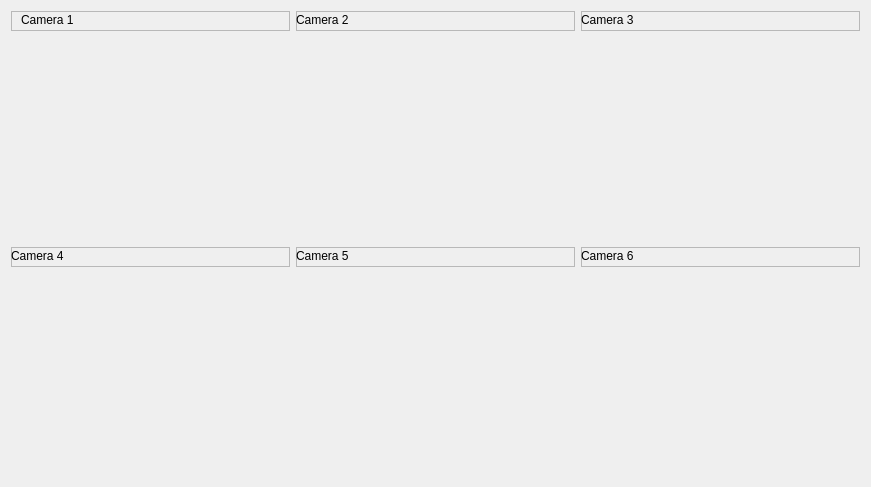
<?xml version="1.0" encoding="UTF-8"?>
<ui version="4.0">
 <class>sixCameraOption</class>
 <widget class="QWidget" name="sixCameraOption">
  <property name="geometry">
   <rect>
    <x>0</x>
    <y>0</y>
    <width>871</width>
    <height>487</height>
   </rect>
  </property>
  <property name="windowTitle">
   <string>Form</string>
  </property>
  <layout class="QGridLayout" name="gridLayout_3">
   <item row="0" column="0">
    <layout class="QGridLayout" name="gridLayout">
     <item row="0" column="0">
      <widget class="QFrame" name="frame">
       <property name="sizePolicy">
        <sizepolicy hsizetype="Preferred" vsizetype="Minimum">
         <horstretch>0</horstretch>
         <verstretch>0</verstretch>
        </sizepolicy>
       </property>
       <property name="maximumSize">
        <size>
         <width>16777215</width>
         <height>20</height>
        </size>
       </property>
       <property name="frameShape">
        <enum>QFrame::StyledPanel</enum>
       </property>
       <property name="frameShadow">
        <enum>QFrame::Raised</enum>
       </property>
       <widget class="QLabel" name="label">
        <property name="geometry">
         <rect>
          <x>10</x>
          <y>0</y>
          <width>67</width>
          <height>17</height>
         </rect>
        </property>
        <property name="text">
         <string>Camera 1</string>
        </property>
       </widget>
      </widget>
     </item>
     <item row="0" column="1">
      <widget class="QFrame" name="frame_5">
       <property name="sizePolicy">
        <sizepolicy hsizetype="Preferred" vsizetype="Minimum">
         <horstretch>0</horstretch>
         <verstretch>0</verstretch>
        </sizepolicy>
       </property>
       <property name="maximumSize">
        <size>
         <width>16777215</width>
         <height>20</height>
        </size>
       </property>
       <property name="frameShape">
        <enum>QFrame::StyledPanel</enum>
       </property>
       <property name="frameShadow">
        <enum>QFrame::Raised</enum>
       </property>
       <widget class="QLabel" name="label_2">
        <property name="geometry">
         <rect>
          <x>0</x>
          <y>0</y>
          <width>67</width>
          <height>17</height>
         </rect>
        </property>
        <property name="text">
         <string>Camera 2</string>
        </property>
       </widget>
      </widget>
     </item>
     <item row="0" column="2">
      <widget class="QFrame" name="frame_6">
       <property name="sizePolicy">
        <sizepolicy hsizetype="Preferred" vsizetype="Minimum">
         <horstretch>0</horstretch>
         <verstretch>0</verstretch>
        </sizepolicy>
       </property>
       <property name="maximumSize">
        <size>
         <width>16777215</width>
         <height>20</height>
        </size>
       </property>
       <property name="frameShape">
        <enum>QFrame::StyledPanel</enum>
       </property>
       <property name="frameShadow">
        <enum>QFrame::Raised</enum>
       </property>
       <widget class="QLabel" name="label_3">
        <property name="geometry">
         <rect>
          <x>0</x>
          <y>0</y>
          <width>67</width>
          <height>17</height>
         </rect>
        </property>
        <property name="text">
         <string>Camera 3</string>
        </property>
       </widget>
      </widget>
     </item>
     <item row="1" column="0">
      <widget class="QWidget" name="widget" native="true">
       <property name="styleSheet">
        <string notr="true">border-image: url(:/images/images/iarc_floor.png);</string>
       </property>
      </widget>
     </item>
     <item row="1" column="1">
      <widget class="QWidget" name="widget_2" native="true">
       <property name="styleSheet">
        <string notr="true">border-image: url(:/images/images/iarc_floor.png);</string>
       </property>
      </widget>
     </item>
     <item row="1" column="2">
      <widget class="QWidget" name="widget_3" native="true">
       <property name="styleSheet">
        <string notr="true">border-image: url(:/images/images/iarc_floor.png);
border-image: url(:/images/images/iarc_floor.png);</string>
       </property>
      </widget>
     </item>
    </layout>
   </item>
   <item row="1" column="0">
    <layout class="QGridLayout" name="gridLayout_2">
     <item row="0" column="0">
      <widget class="QFrame" name="frame_4">
       <property name="sizePolicy">
        <sizepolicy hsizetype="Preferred" vsizetype="Minimum">
         <horstretch>0</horstretch>
         <verstretch>0</verstretch>
        </sizepolicy>
       </property>
       <property name="maximumSize">
        <size>
         <width>16777215</width>
         <height>20</height>
        </size>
       </property>
       <property name="frameShape">
        <enum>QFrame::StyledPanel</enum>
       </property>
       <property name="frameShadow">
        <enum>QFrame::Raised</enum>
       </property>
       <widget class="QLabel" name="label_4">
        <property name="geometry">
         <rect>
          <x>0</x>
          <y>0</y>
          <width>67</width>
          <height>17</height>
         </rect>
        </property>
        <property name="text">
         <string>Camera 4</string>
        </property>
       </widget>
      </widget>
     </item>
     <item row="0" column="1">
      <widget class="QFrame" name="frame_3">
       <property name="sizePolicy">
        <sizepolicy hsizetype="Preferred" vsizetype="Minimum">
         <horstretch>0</horstretch>
         <verstretch>0</verstretch>
        </sizepolicy>
       </property>
       <property name="maximumSize">
        <size>
         <width>16777215</width>
         <height>20</height>
        </size>
       </property>
       <property name="frameShape">
        <enum>QFrame::StyledPanel</enum>
       </property>
       <property name="frameShadow">
        <enum>QFrame::Raised</enum>
       </property>
       <widget class="QLabel" name="label_5">
        <property name="geometry">
         <rect>
          <x>0</x>
          <y>0</y>
          <width>67</width>
          <height>17</height>
         </rect>
        </property>
        <property name="text">
         <string>Camera 5</string>
        </property>
       </widget>
      </widget>
     </item>
     <item row="0" column="2">
      <widget class="QFrame" name="frame_2">
       <property name="sizePolicy">
        <sizepolicy hsizetype="Preferred" vsizetype="Minimum">
         <horstretch>0</horstretch>
         <verstretch>0</verstretch>
        </sizepolicy>
       </property>
       <property name="maximumSize">
        <size>
         <width>16777215</width>
         <height>20</height>
        </size>
       </property>
       <property name="frameShape">
        <enum>QFrame::StyledPanel</enum>
       </property>
       <property name="frameShadow">
        <enum>QFrame::Raised</enum>
       </property>
       <widget class="QLabel" name="label_6">
        <property name="geometry">
         <rect>
          <x>0</x>
          <y>0</y>
          <width>67</width>
          <height>17</height>
         </rect>
        </property>
        <property name="text">
         <string>Camera 6</string>
        </property>
       </widget>
      </widget>
     </item>
     <item row="1" column="0">
      <widget class="QWidget" name="widget_4" native="true">
       <property name="styleSheet">
        <string notr="true">border-image: url(:/images/images/iarc_floor.png);</string>
       </property>
      </widget>
     </item>
     <item row="1" column="1">
      <widget class="QWidget" name="widget_5" native="true">
       <property name="styleSheet">
        <string notr="true">border-image: url(:/images/images/iarc_floor.png);</string>
       </property>
      </widget>
     </item>
     <item row="1" column="2">
      <widget class="QWidget" name="widget_6" native="true">
       <property name="styleSheet">
        <string notr="true">border-image: url(:/images/images/iarc_floor.png);
border-image: url(:/images/images/iarc_floor.png);</string>
       </property>
      </widget>
     </item>
    </layout>
   </item>
  </layout>
 </widget>
 <resources/>
 <connections/>
</ui>
